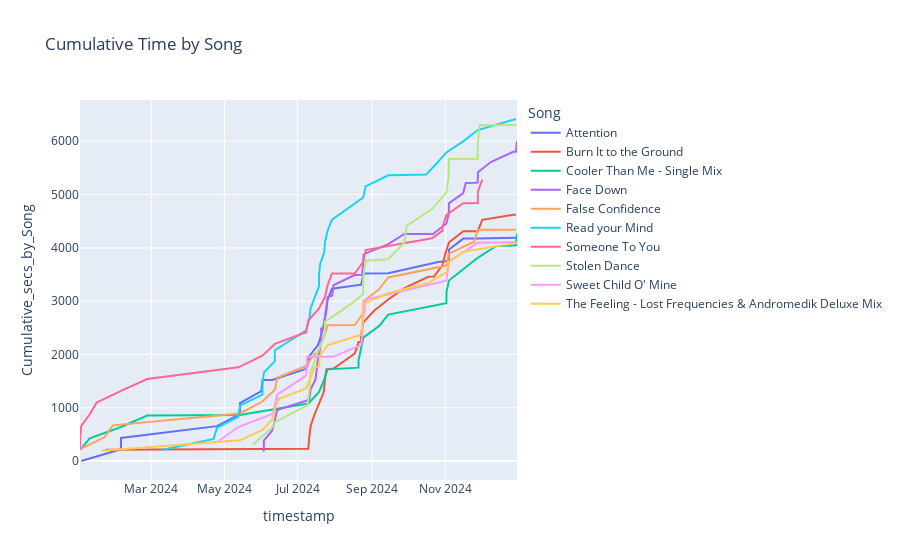

Notebook source saved alongside this figure:
### Code cell
trend_graph(year_24, 'Song', 10)
